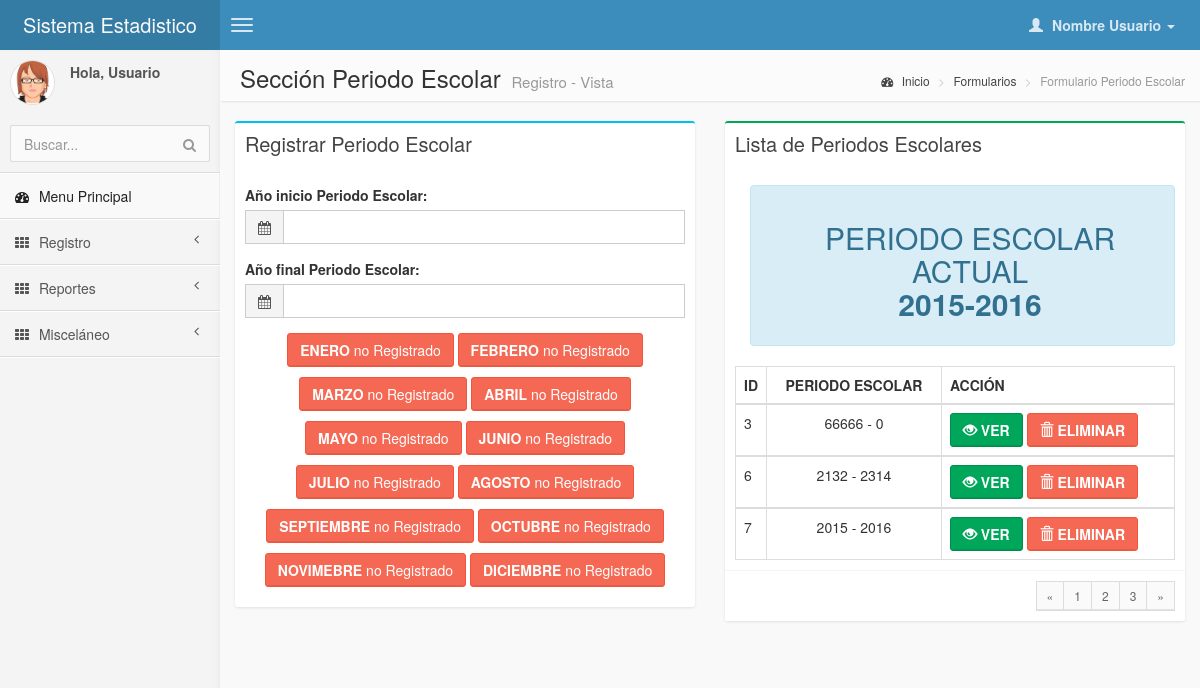
Before: /pages/forms/form_periodo_editar.php with the older database file.
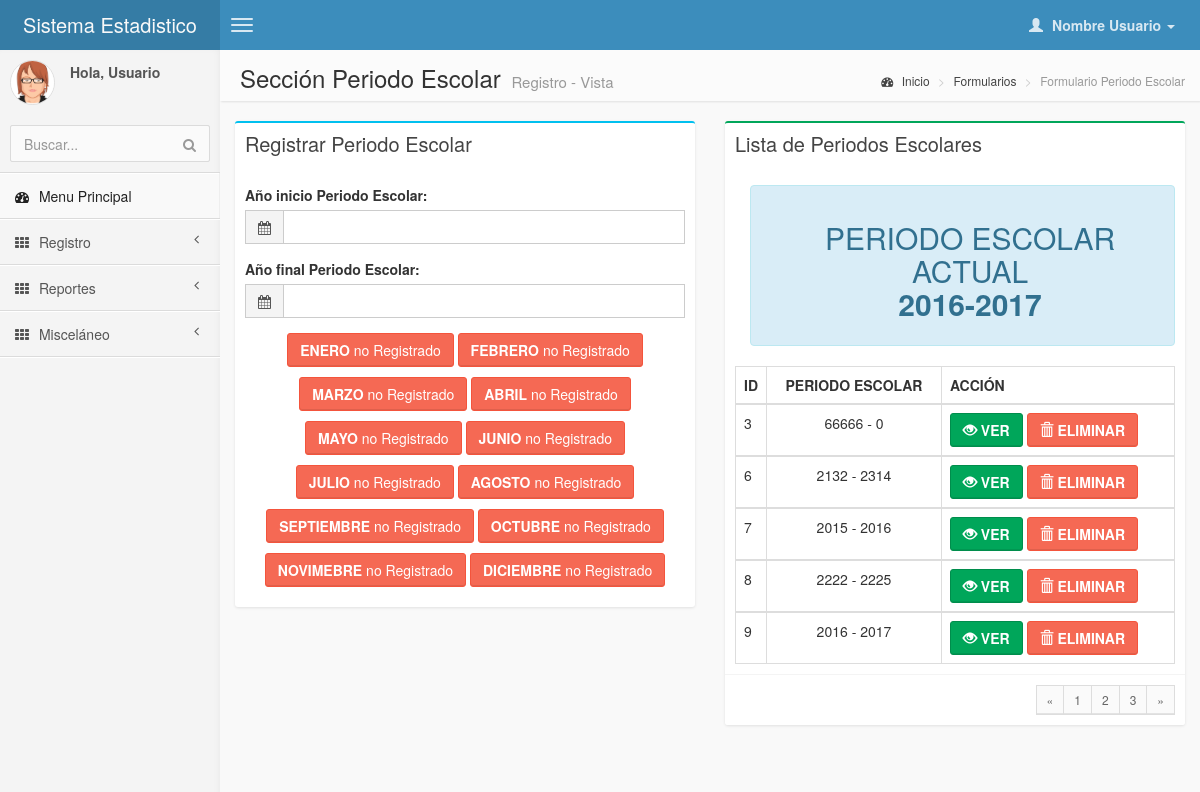
After: the same page with the newer database file.
### tables this page shows
CREATE TABLE IF NOT EXISTS `periodo_escolar` (
  `id_periodo_escolar` int(10) NOT NULL AUTO_INCREMENT,
  `inicio` int(4) NOT NULL,
  `fin` int(4) NOT NULL,
  PRIMARY KEY (`id_periodo_escolar`)
);

### pages/forms/form_periodo_editar.php (the view, shortened to what the changed rows need)
<!DOCTYPE html>
<html>
    <head>
        <link href="../../css/bootstrap.min.css" rel="stylesheet" type="text/css" />
        <link href="../../css/font-awesome.min.css" rel="stylesheet" type="text/css" />
        <link href="../../css/ionicons.min.css" rel="stylesheet" type="text/css" />
        <link href="../../css/daterangepicker/daterangepicker-bs3.css" rel="stylesheet" type="text/css" />
        <link href="../../css/iCheck/all.css" rel="stylesheet" type="text/css" />
        <link href="../../css/colorpicker/bootstrap-colorpicker.min.css" rel="stylesheet"/>
        <link href="../../css/timepicker/bootstrap-timepicker.min.css" rel="stylesheet"/>
        <link href="../../css/AdminLTE.css" rel="stylesheet" type="text/css" />
    </head>
     <body class="skin-blue">
        <div class="wrapper row-offcanvas row-offcanvas-left">
<?php
    require ("../control/conexion_bd.php");
?>
            <aside class="right-side">
                <section class="content-header">
                    <h1>
                        Sección Periodo Escolar                     <small>Registro - Vista</small>
                    </h1>
                </section>
                <section class="content">
                    <div class="row">
<?php
$sql="SELECT * FROM periodo_escolar";
  $datos=mysql_query($sql,$link);
$contador = mysql_num_rows($datos);
    if ($contador == 0)
      {
        echo "<center><h1><font color='#E74C3C'>NO SE ENCONTRO RESULTADOS :-( </font></h1></center>";
      }
    else
      {
?>
                        <div class="col-md-6">
                            <div class="box box-success">
                                <div class="box-header">
                                     <h3 class="box-title">Lista de Periodos Escolares</h3>
                                </div>
                                <div class="box-body">
                                <div class="alert alert-info" role="alert"><CENTER><H2>PERIODO ESCOLAR ACTUAL
                                <p>
                                <strong>
                                <?php
                                $ultimo="SELECT * FROM periodo_escolar order by id_periodo_escolar desc limit 1";
                                $res_ultimo = mysql_query($ultimo,$link);
                                $renglon=mysql_fetch_array($res_ultimo);
                                echo $renglon['inicio'];
                                echo "-";
                                echo $renglon['fin'];
                                ?>
                                </strong>
                                </p>
                                </H2></CENTER></div>
                                    <table class="table table-bordered">
                                        <tr>
                                            <th style="width: 10px">ID</th>
                                            <th> <center> PERIODO ESCOLAR </center></th>
                                            <th>ACCIÓN</th>
                                        </tr>
                                        <?php
                              while ($renglon=mysql_fetch_array($datos))
                                {
                            ?>
                              <tbody>
                                <tr>
                                    <td><?php echo $renglon['id_periodo_escolar']; ?></td>
                                    <td><center><?php echo $renglon['inicio']; echo " - "; echo $renglon['fin']?></center></td>
                                    <td>
                                        <a href="../forms/form_periodo_editar.php?id=<?php echo $renglon['id_periodo_escolar']?>">
                                        <button class="btn btn-success"></i><b><span class="glyphicon glyphicon glyphicon-eye-open" aria-hidden="true"></span> VER</b></button>
                                        </a>
                                            <a href="../emergente/borrar_periodo.php?id=<?php echo $renglon['id_periodo_escolar']?>" >
                                                <button class="btn btn-danger">
                                                    <b>
                                                        <span class="glyphicon glyphicon-trash" aria-hidden="true">
                                                        </span> ELIMINAR
                                                    </b>
                                                </button>
                                            </a>
                                    </td>
                                </tr>
                              </tbody>
                              <?php } }?>
                                    </table>
                                </div>
                            </div>
                                </div>
                            </div>
                        </div>
    </body>
</html>

Changed rows visible on the page:
added periodo_escolar: inicio "2016", fin "2017", id_periodo_escolar "9"
added periodo_escolar: id_periodo_escolar "8", inicio "2222", fin "2225"
Other visible differences:
$renglon['inicio']: "2015" → "2016"
$renglon['fin']: "2016" → "2017"
